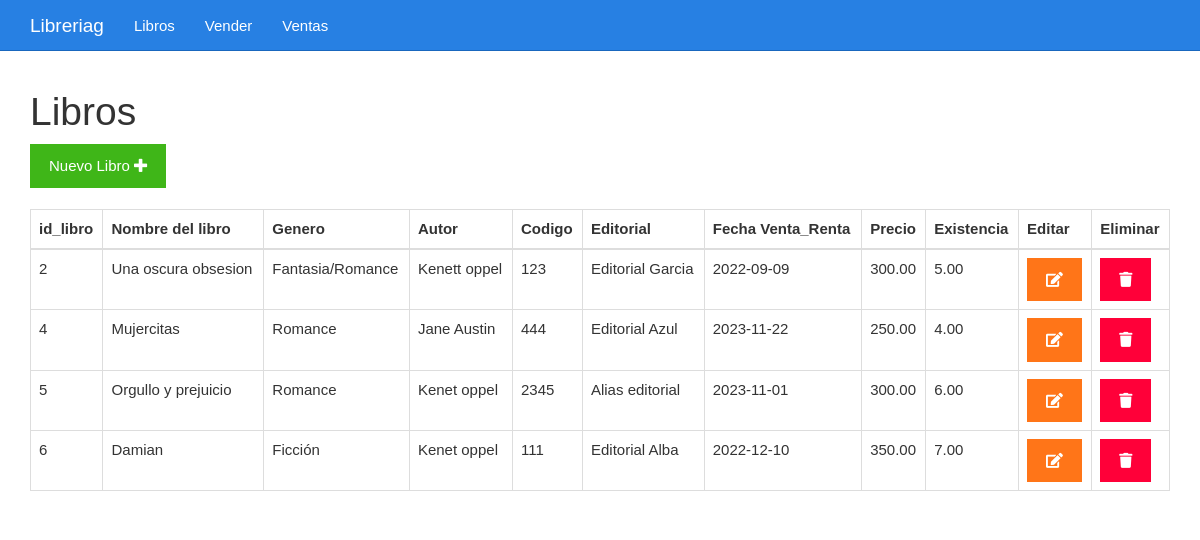
The app's page /listar.php with its own data.
### tables this page shows
CREATE TABLE `tbl_libro` (
  `id` bigint(20) UNSIGNED NOT NULL,
  `nombre_libro` varchar(100) NOT NULL,
  `genero` varchar(100) NOT NULL,
  `autor_libro` varchar(100) NOT NULL,
  `codigo_fabrica` varchar(255) NOT NULL,
  `editorial` varchar(255) NOT NULL,
  `fecha_venta_renta` date NOT NULL,
  `precio` decimal(10,2) NOT NULL,
  `existencia` decimal(5,2) NOT NULL
);

### listar.php (the view)
<?php include_once "encabezado.php" ?>
<?php
include_once "base_de_datos.php";
$sentencia = $base_de_datos->query("SELECT * FROM tbl_libro;");
$productos = $sentencia->fetchAll(PDO::FETCH_OBJ);
?>
	<div class="col-xs-12">
		<h1>Libros</h1>
		<div>
			<a class="btn btn-success" href="./formulario.php">Nuevo Libro <i class="fa fa-plus"></i></a>
		</div>
		<br>
		<table class="table table-bordered">
			<thead>
				<tr>
					<th>id_libro</th>
					<th>Nombre del libro</th>
					<th>Genero</th>
					<th>Autor</th>
					<th>Codigo</th>
					<th>Editorial</th>
					<th>Fecha Venta_Renta</th>
					<th>Precio</th>
					<th>Existencia</th>
					<th>Editar</th>
					<th>Eliminar</th>
				</tr>
			</thead>
			<tbody>
				<?php foreach($productos as $producto){ ?>
				<tr>
					<td><?php echo $producto->id ?></td>
					<td><?php echo $producto->nombre_libro ?></td>
					<td><?php echo $producto->genero ?></td>
					<td><?php echo $producto->autor_libro ?></td>
					<td><?php echo $producto->codigo_fabrica ?></td>
					<td><?php echo $producto->editorial ?></td>
					<td><?php echo $producto->fecha_venta_renta ?></td>
					<td><?php echo $producto->precio ?></td>
					<td><?php echo $producto->existencia ?></td>
					<td><a class="btn btn-warning" href="<?php echo "editar.php?id=" . $producto->id?>"><i class="fa fa-edit"></i></a></td>
					<td><a class="btn btn-danger" href="<?php echo "eliminar.php?id=" . $producto->id?>"><i class="fa fa-trash"></i></a></td>
				</tr>
				<?php } ?>
			</tbody>
		</table>
	</div>
<?php include_once "pie.php" ?>

### encabezado.php (shortened to what this page needs)
<!DOCTYPE html>
<html lang="es">
<head>
	<link rel="stylesheet" href="./css/fontawesome-all.min.css">
	<link rel="stylesheet" href="./css/2.css">
	<link rel="stylesheet" href="./css/estilo.css">
</head>
<body>
	<nav class="navbar navbar-inverse navbar-fixed-top">
		<div class="container">
			<div class="navbar-header">
				<a class="navbar-brand" href="listar.php">Libreriag</a>
			</div>
			<div id="navbar" class="collapse navbar-collapse">
				<ul class="nav navbar-nav">
					<li><a href="./listar.php">Libros</a></li>
					<li><a href="./vender.php">Vender</a></li>
					<li><a href="./ventas.php">Ventas</a></li>
				</ul>
			</div>
		</div>
	</nav>
	<div class="container">
		<div class="row">

### pie.php
		</div>
	</div>
</body>
</html>

### css/estilo.css (style rules this page uses)
body { padding-top: 70px; }

### records on screen
tbl_libro: id "2", nombre_libro "Una oscura obsesion", genero "Fantasia/Romance", autor_libro "Kenett oppel", codigo_fabrica "123", editorial "Editorial Garcia", fecha_venta_renta "2022-09-09", precio "300.00", existencia "5.00"
tbl_libro: id "4", nombre_libro "Mujercitas", genero "Romance", autor_libro "Jane Austin", codigo_fabrica "444", editorial "Editorial Azul", fecha_venta_renta "2023-11-22", precio "250.00", existencia "4.00"
tbl_libro: id "5", nombre_libro "Orgullo y prejuicio", genero "Romance", autor_libro "Kenet oppel", codigo_fabrica "2345", editorial "Alias editorial", fecha_venta_renta "2023-11-01", precio "300.00", existencia "6.00"
tbl_libro: id "6", nombre_libro "Damian", genero "Ficción", autor_libro "Kenet oppel", codigo_fabrica "111", editorial "Editorial Alba", fecha_venta_renta "2022-12-10", precio "350.00", existencia "7.00"
